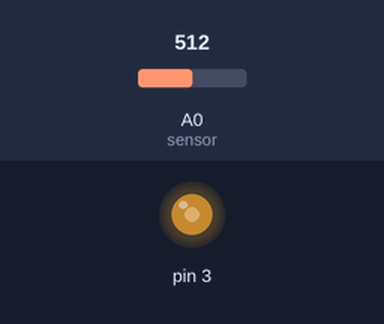
Bench run of a sketch on a simulated Arduino Uno, built with avr-gcc and run on an emulated ATmega328P. Parts: output pins drawn as LEDs (lit = HIGH). The inputs (shaded band) are chosen by the test bench; at power-on: A0 (sensor) = 512.

Above: at 1.2 s.
1.3 s: A0 (sensor) set to 306
At 1.8 s:
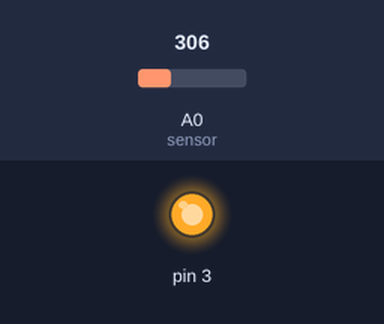
2.8 s: A0 (sensor) set to 522
At 4.54 s:
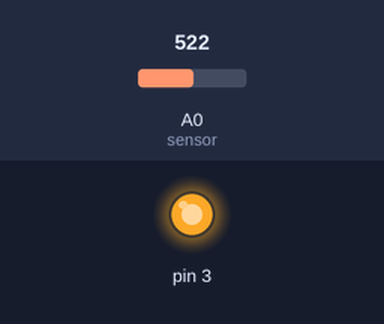
5.8 s: A0 (sensor) set to 511
7.3 s: A0 (sensor) set to 716
At 8.5 s:
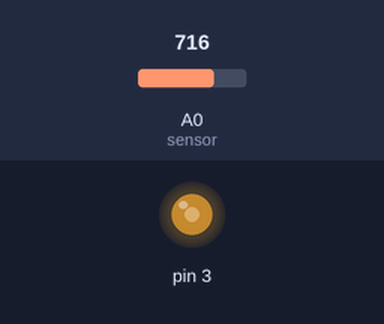
8.8 s: A0 (sensor) set to 511
At 9.19 s:
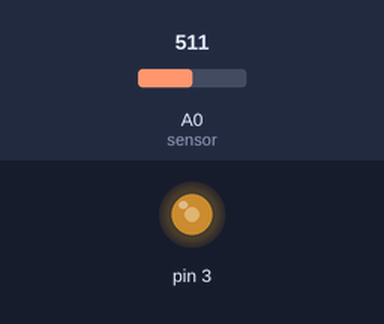
Timing chart, 0 to 12.8 s (numbered marks = the images above; inputs shaded):
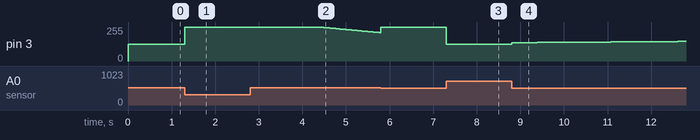

The sketch:

PID_code_v1.ino.ino
```cpp
#include "ArduPID.h"

ArduPID myController;

double input;
double output;

// Arbitrary setpoint and gains - adjust these as fit for your project:
double setpoint = 512;
double p = 10;
double i = 1;
double d = 0.5;

void setup()
{
  Serial.begin(115200);
  myController.begin(&input, &output, &setpoint, p, i, d);

  // myController.reverse()               // Uncomment if controller output is "reversed"
  // myController.setSampleTime(10);      // OPTIONAL - will ensure at least 10ms have past between successful compute() calls
  myController.setOutputLimits(0, 255);
  myController.setBias(255.0 / 2.0);
  myController.setWindUpLimits(-10, 10); // Groth bounds for the integral term to prevent integral wind-up

  myController.start();
  // myController.reset();               // Used for resetting the I and D terms - only use this if you know what you're doing
  // myController.stop();                // Turn off the PID controller (compute() will not do anything until start() is called)
}

void loop()
{
  input = analogRead(A0); // Replace with sensor feedback

  myController.compute();
  myController.debug(&Serial, "myController", PRINT_INPUT    | // Can include or comment out any of these terms to print
                                              PRINT_OUTPUT   | // in the Serial plotter
                                              PRINT_SETPOINT |
                                              PRINT_BIAS     |
                                              PRINT_P        |
                                              PRINT_I        |
                                              PRINT_D);

  analogWrite(3, output); // Replace with plant control signal
}
```

Measured:
- after the input at 1.3 s, pin 3: 127/255 → 255/255 at once
- after the input at 2.8 s, pin 3: moves from 255/255 to 213/255 over 1.4 s, starting after 1.6 s
- after the input at 7.3 s, pin 3: 255/255 → 127/255 at once
- after the input at 8.8 s, pin 3: moves from 127/255 to 147/255 over 3.8 s, starting at once
